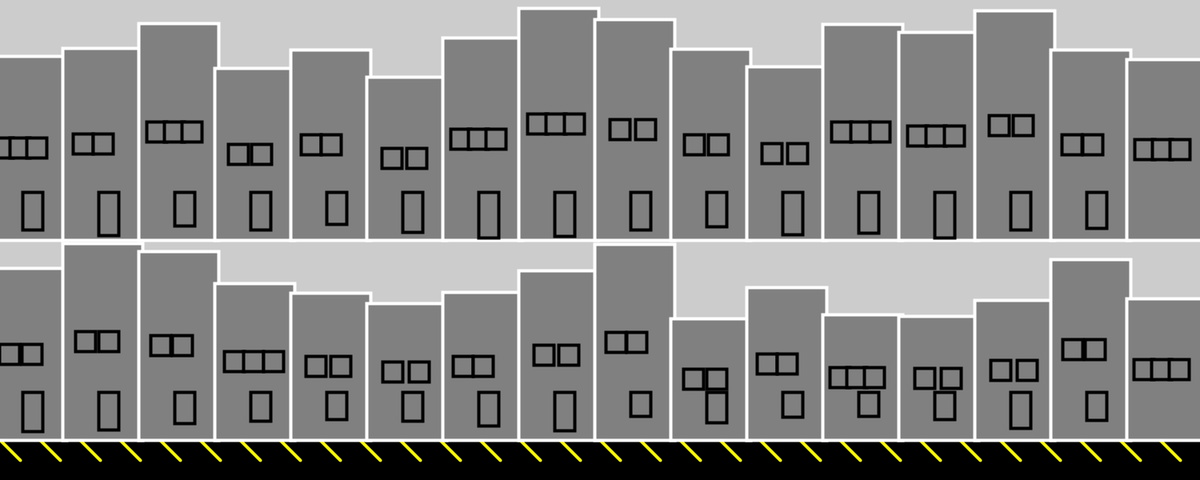
Frame 1 (no input)
Frame 60 (the mouse pressed at the canvas centre just before this capture): identical to frame 1, image omitted
Frame 120 (the mouse held since frame 60 and released just before this capture): identical to frame 1, image omitted

The Processing sketch that drew this single still picture (run headless with seeded random() and noise(); from frame 60 on, the mouse is pressed at the canvas centre):

// Processing sketch: buildingproject_finalcode
// ── buildingproject_finalcode.pde
float xCenter = 300;
float yBottom = 550;
float w = 100;
float xBuilding;
void setup () {
  size(1500, 600);
  fill(0);
  stroke(0);
  rect(0, 550, 1500, 50);
  stroke(255, 255, 0);
  strokeWeight(4);
  for (int i = 0; i < width; i += 50) {
    line(i, 550, i+25, 575);
  }
  fill(#808080);
  for (xBuilding = w/3; xBuilding <= 1500; xBuilding += 95) {
    building(xBuilding, 550, 100, random(150, 250), random(2,4));
  }
  for (xBuilding = w/3; xBuilding <= 1500; xBuilding += 95 ) {
    building(xBuilding, 300,100, random(200,300), random(2,4));
}
}

void draw() {
}

void building(
  float xCenter,
  float yBottom,
  float w, float h, float numWindows
  ) {
  stroke(255);
  rect(xCenter - w/2, yBottom - h, w, h);
  strokeWeight(4);
  stroke(0);

  rect(xCenter-100, yBottom - 60, w/4, h/5);

  float xLeft = xCenter - w/2;


  push();
  rectMode(CENTER);
  for (int p = 1; p <= numWindows; p=p+1) {
    rect(xLeft + p*w/(numWindows + 1), yBottom -h/2, 25, 25);
  }
  pop();
}
